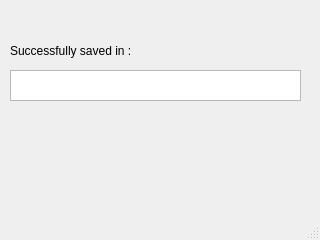
<?xml version="1.0" encoding="UTF-8"?>
<ui version="4.0">
 <class>MainWindow</class>
 <widget class="QMainWindow" name="MainWindow">
  <property name="geometry">
   <rect>
    <x>0</x>
    <y>0</y>
    <width>320</width>
    <height>240</height>
   </rect>
  </property>
  <property name="windowTitle">
   <string>MainWindow</string>
  </property>
  <widget class="QWidget" name="centralwidget">
   <widget class="QLabel" name="label">
    <property name="geometry">
     <rect>
      <x>10</x>
      <y>30</y>
      <width>161</width>
      <height>41</height>
     </rect>
    </property>
    <property name="text">
     <string>Successfully saved in :</string>
    </property>
   </widget>
   <widget class="QTextBrowser" name="showPath">
    <property name="geometry">
     <rect>
      <x>10</x>
      <y>70</y>
      <width>291</width>
      <height>31</height>
     </rect>
    </property>
   </widget>
  </widget>
  <widget class="QMenuBar" name="menubar">
   <property name="geometry">
    <rect>
     <x>0</x>
     <y>0</y>
     <width>320</width>
     <height>22</height>
    </rect>
   </property>
  </widget>
  <widget class="QStatusBar" name="statusbar"/>
 </widget>
 <resources/>
 <connections/>
</ui>
